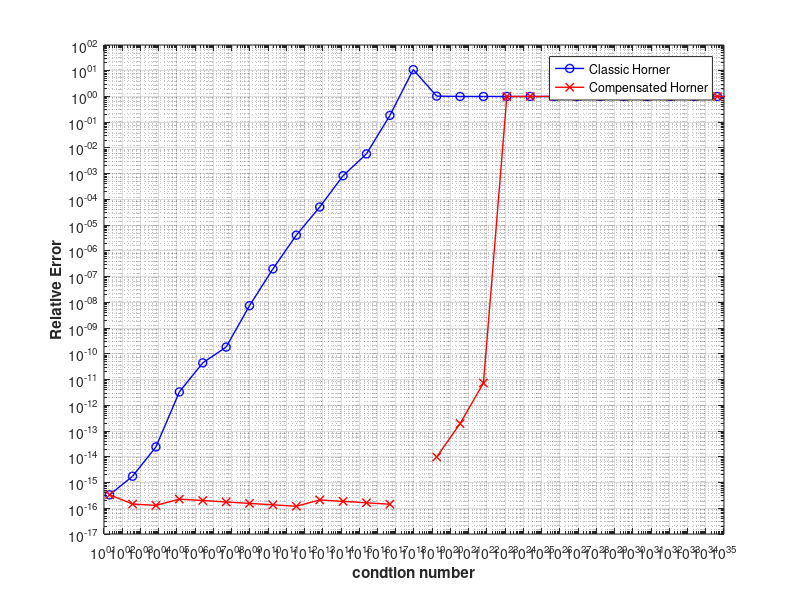

MATLAB code for this plot:
function myRational
% f(x) = (x+1)^3/(x-1)^n
x = 1.11;
N = 30;
for n = 1:N
    a = [1, 3, 3, 1];
    for i = 1:n+1
        b(i) = (-1)^(n+1-i) * factorial(n)/(factorial(n+1-i)*factorial(i-1));
    end
    p1 = Horner(a, x); p2 = ComHorner(a, x);
    q1 = Horner(b, x); q2 = ComHorner(b, x);
    y = (x+1)^3/(x-1)^n;
    e1(n) = (y - p1/q1)/y;
    e2(n) = (y - p2/q2)/y;
end

cond = 1 + (abs(1+x)/abs(1-x)).^(1:N);

loglog(cond, abs(e1), 'bo-', 'LineWidth', 1)
hold on
loglog(cond, abs(e2), 'rx-', 'LineWidth', 1)
grid on
axis([1e1, 1e35, 1e-17, 1e2])
xlabel('\bfcondtion number')
ylabel('\bfRelative Error')
legend('Classic Horner', 'Compensated Horner')

function y = Horner(a, x)
% classic Horner's method without compensation
q = a(end);
for k = length(a)-1:-1:1
   q = q*x + a(k);
end
y = q;

function y = ComHorner(a, x)
% Horner's method with compensation
q = a(end);
r = 0;
for k = length(a)-1:-1:1
    [p, theta] = TwoProduct(q, x);
    [q, sigma] = TwoSum(p, a(k));
    r = (theta + sigma) + r*x;
end
y = q + r;

function [x, y] = TwoSum(a, b)
% a+b = x+y
x = a + b;
z = x - a;
y = (a-(x-z)) + (b-z);

function [x, y] = Split(a)
% a = x+y
s = 27; % double format
factor = 2^s + 1;
c = factor * a;
x = c - (c - a);
y = a - x;

function [x, y] = TwoProduct(a, b)
% a*b = x+y
x = a * b;
[a1, a2] = Split(a);
[b1, b2] = Split(b);
y = a2*b2 - (((x - a1*b1)-a2*b1)-a1*b2);